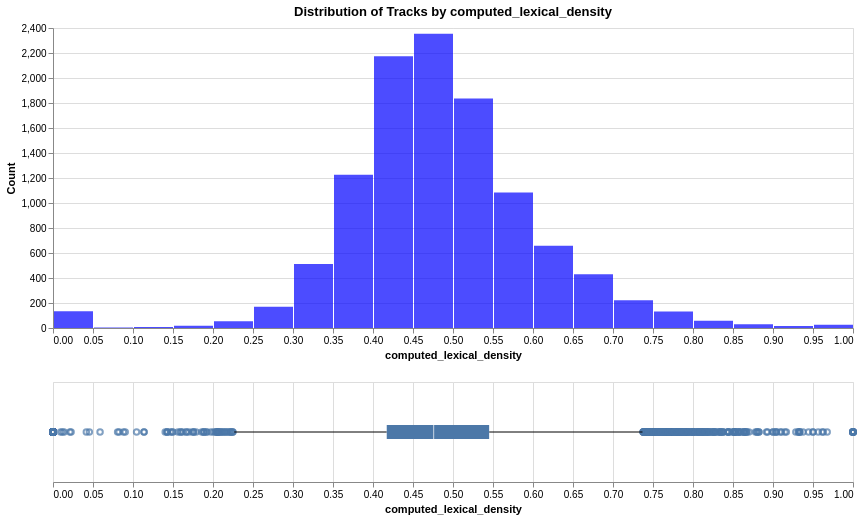

Notebook cell for this chart:
### Markdown cell above
By analyzing some of the tracks, there seems to be a lot of errors. As the mean difference and variance of the original lexical_density and the one computed is small (check tracks_analysis), the one computed will take place.

### Code cell
import re

def compute_lexical_density_regex(lyrics):
    if pd.isna(lyrics):
        return 0
    
    all_tokens = re.findall(r"[^\W\d_]+(?:['’-][^\W\d_]+)*", lyrics.lower(), flags=re.UNICODE)
    
    all_words = all_tokens 
    
    total_words = len(all_words)
    if total_words == 0:
        return 0
    
    unique_words = len(set(all_words)) # Count of unique words
    
    return unique_words / total_words

df_cleaned['computed_lexical_density'] = df_cleaned['lyrics'].apply(compute_lexical_density_regex)

analyze_distribution(df_cleaned, 'computed_lexical_density', 'computed_lexical_density', 'blue')

### Figure 1 — Vega specification as saved in the notebook (floating-point values rounded to 4 significant figures; data arrays with more than 128 entries replaced by an {"elided": "..."} marker saying what was removed)
{"$schema": "https://vega.github.io/schema/vega/v5.json", "data": [{"name": "source_0"}, {"name": "data_0", "values": [{"__count": 1837, "bin_maxbins_10_computed_lexical_density": 0.5, "bin_maxbins_10_computed_lexical_density_end": 0.6, "bin_maxbins_40_computed_lexical_density": 0.5, "bin_maxbins_40_computed_lexical_density_end": 0.55}, {"__count": 2355, "bin_maxbins_10_computed_lexical_density": 0.4, "bin_maxbins_10_computed_lexical_density_end": 0.5, "bin_maxbins_40_computed_lexical_density": 0.45, "bin_maxbins_40_computed_lexical_density_end": 0.5}, {"__count": 1084, "bin_maxbins_10_computed_lexical_density": 0.5, "bin_maxbins_10_computed_lexical_density_end": 0.6, "bin_maxbins_40_computed_lexical_density": 0.55, "bin_maxbins_40_computed_lexical_density_end": 0.6}, {"__count": 1227, "bin_maxbins_10_computed_lexical_density": 0.3, "bin_maxbins_10_computed_lexical_density_end": 0.4, "bin_maxbins_40_computed_lexical_density": 0.35, "bin_maxbins_40_computed_lexical_density_end": 0.4}, {"__count": 170, "bin_maxbins_10_computed_lexical_density": 0.2, "bin_maxbins_10_computed_lexical_density_end": 0.3, "bin_maxbins_40_computed_lexical_density": 0.25, "bin_maxbins_40_computed_lexical_density_end": 0.3}, {"__count": 2175, "bin_maxbins_10_computed_lexical_density": 0.4, "bin_maxbins_10_computed_lexical_density_end": 0.5, "bin_maxbins_40_computed_lexical_density": 0.4, "bin_maxbins_40_computed_lexical_density_end": 0.45}, {"__count": 430, "bin_maxbins_10_computed_lexical_density": 0.6, "bin_maxbins_10_computed_lexical_density_end": 0.7, "bin_maxbins_40_computed_lexical_density": 0.65, "bin_maxbins_40_computed_lexical_density_end": 0.7}, {"__count": 512, "bin_maxbins_10_computed_lexical_density": 0.3, "bin_maxbins_10_computed_lexical_density_end": 0.4, "bin_maxbins_40_computed_lexical_density": 0.3, "bin_maxbins_40_computed_lexical_density_end": 0.35}, {"__count": 658, "bin_maxbins_10_computed_lexical_density": 0.6, "bin_maxbins_10_computed_lexical_density_end": 0.7, "bin_maxbins_40_computed_lexical_density": 0.6, "bin_maxbins_40_computed_lexical_density_end": 0.65}, {"__count": 55, "bin_maxbins_10_computed_lexical_density": 0.2, "bin_maxbins_10_computed_lexical_density_end": 0.3, "bin_maxbins_40_computed_lexical_density": 0.2, "bin_maxbins_40_computed_lexical_density_end": 0.25}, {"__count": 222, "bin_maxbins_10_computed_lexical_density": 0.7, "bin_maxbins_10_computed_lexical_density_end": 0.8, "bin_maxbins_40_computed_lexical_density": 0.7, "bin_maxbins_40_computed_lexical_density_end": 0.75}, {"__count": 133, "bin_maxbins_10_computed_lexical_density": 0.7, "bin_maxbins_10_computed_lexical_density_end": 0.8, "bin_maxbins_40_computed_lexical_density": 0.75, "bin_maxbins_40_computed_lexical_density_end": 0.8}, {"__count": 135, "bin_maxbins_10_computed_lexical_density": 0.0, "bin_maxbins_10_computed_lexical_density_end": 0.1, "bin_maxbins_40_computed_lexical_density": 0.0, "bin_maxbins_40_computed_lexical_density_end": 0.05}, {"__count": 9, "bin_maxbins_10_computed_lexical_density": 0.1, "bin_maxbins_10_computed_lexical_density_end": 0.2, "bin_maxbins_40_computed_lexical_density": 0.1, "bin_maxbins_40_computed_lexical_density_end": 0.15}, {"__count": 59, "bin_maxbins_10_computed_lexical_density": 0.8, "bin_maxbins_10_computed_lexical_density_end": 0.9, "bin_maxbins_40_computed_lexical_density": 0.8, "bin_maxbins_40_computed_lexical_density_end": 0.85}, {"__count": 19, "bin_maxbins_10_computed_lexical_density": 0.1, "bin_maxbins_10_computed_lexical_density_end": 0.2, "bin_maxbins_40_computed_lexical_density": 0.15, "bin_maxbins_40_computed_lexical_density_end": 0.2}, {"__count": 30, "bin_maxbins_10_computed_lexical_density": 0.8, "bin_maxbins_10_computed_lexical_density_end": 0.9, "bin_maxbins_40_computed_lexical_density": 0.85, "bin_maxbins_40_computed_lexical_density_end": 0.9}, {"__count": 17, "bin_maxbins_10_computed_lexical_density": 0.9, "bin_maxbins_10_computed_lexical_density_end": 1.0, "bin_maxbins_40_computed_lexical_density": 0.9, "bin_maxbins_40_computed_lexical_density_end": 0.95}, {"__count": 26, "bin_maxbins_10_computed_lexical_density": 0.9, "bin_maxbins_10_computed_lexical_density_end": 1.0, "bin_maxbins_40_computed_lexical_density": 0.95, "bin_maxbins_40_computed_lexical_density_end": 1.0}, {"__count": 5, "bin_maxbins_10_computed_lexical_density": 0.0, "bin_maxbins_10_computed_lexical_density_end": 0.1, "bin_maxbins_40_computed_lexical_density": 0.05, "bin_maxbins_40_computed_lexical_density_end": 0.1}]}, {"name": "data_1"}, {"name": "data_2", "values": {"elided": "507 records"}}, {"name": "data_3"}, {"name": "data_4", "values": [{"lower_box_computed_lexical_density": 0.4172, "lower_whisker_computed_lexical_density": 0.2266, "max_computed_lexical_density": 0.7368}]}, {"name": "data_5", "values": [{"max_computed_lexical_density": 0.7368, "upper_box_computed_lexical_density": 0.5452, "upper_whisker_computed_lexical_density": 0.7368}]}, {"name": "data_6"}, {"name": "data_7", "values": [{"lower_box_computed_lexical_density": 0.4172, "max_computed_lexical_density": 1.0, "upper_box_computed_lexical_density": 0.5452}]}, {"name": "data_8", "values": [{"lower_box_computed_lexical_density": 0.4172, "max_computed_lexical_density": 1.0, "mid_box_computed_lexical_density": 0.4758, "upper_box_computed_lexical_density": 0.5452}]}, {"name": "data_0_concat_0_y_domain___count", "values": [{"min": 5, "max": 2355}]}], "signals": [{"name": "concat_0_bin_maxbins_40_computed_lexical_density_bins", "value": {"fields": ["computed_lexical_density"], "fname": "bin_computed_lexical_density", "start": 0.0, "step": 0.05, "stop": 1.0}}, {"name": "concat_0_height", "value": 300}, {"name": "concat_1_height", "value": 100}], "marks": [{"type": "group", "name": "concat_0_group", "encode": {"update": {"height": {"signal": "concat_0_height"}, "width": {"signal": "width"}}}, "marks": [{"type": "rect", "name": "concat_0_marks", "from": {"data": "data_0"}, "encode": {"update": {"x": {"field": "bin_maxbins_40_computed_lexical_density_end", "scale": "concat_0_x", "offset": {"signal": "0.5 + (abs(scale(\"concat_0_x\", datum[\"bin_maxbins_40_computed_lexical_density_end\"]) - scale(\"concat_0_x\", datum[\"bin_maxbins_40_computed_lexical_density\"])) < 0.25 ? 0.5 * (0.25 - (abs(scale(\"concat_0_x\", datum[\"bin_maxbins_40_computed_lexical_density_end\"]) - scale(\"concat_0_x\", datum[\"bin_maxbins_40_computed_lexical_density\"])))) : -0.5)"}}, "tooltip": {"signal": "{\"computed_lexical_density (binned)\": !isValid(datum[\"bin_maxbins_10_computed_lexical_density\"]) || !isFinite(+datum[\"bin_maxbins_10_computed_lexical_density\"]) ? \"null\" : format(datum[\"bin_maxbins_10_computed_lexical_density\"], \"\") + \" – \" + format(datum[\"bin_maxbins_10_computed_lexical_density_end\"], \"\"), \"Count of Records\": format(datum[\"__count\"], \"\")}"}, "fill": {"value": "blue"}, "opacity": {"value": 0.7}, "x2": {"field": "bin_maxbins_40_computed_lexical_density", "scale": "concat_0_x", "offset": {"signal": "0.5 + (abs(scale(\"concat_0_x\", datum[\"bin_maxbins_40_computed_lexical_density_end\"]) - scale(\"concat_0_x\", datum[\"bin_maxbins_40_computed_lexical_density\"])) < 0.25 ? -0.5 * (0.25 - (abs(scale(\"concat_0_x\", datum[\"bin_maxbins_40_computed_lexical_density_end\"]) - scale(\"concat_0_x\", datum[\"bin_maxbins_40_computed_lexical_density\"])))) : 0.5)"}}, "y2": {"value": 0, "scale": "concat_0_y"}, "y": {"field": "__count", "scale": "concat_0_y"}}}, "style": ["bar"]}], "axes": [{"scale": "concat_0_y", "grid": true, "orient": "left", "labels": false, "zindex": 0, "maxExtent": 0, "minExtent": 0, "tickCount": {"signal": "ceil(concat_0_height/40)"}, "aria": false, "ticks": false, "gridScale": "concat_0_x", "domain": false}, {"scale": "concat_0_x", "title": "computed_lexical_density", "labelFlush": true, "labelOverlap": true, "tickCount": {"signal": "ceil(width/10)"}, "zindex": 0, "orient": "bottom", "grid": false}, {"scale": "concat_0_y", "orient": "left", "labelOverlap": true, "zindex": 0, "grid": false, "tickCount": {"signal": "ceil(concat_0_height/40)"}, "title": "Count"}], "title": {"text": "Distribution of Tracks by computed_lexical_density", "frame": "group"}, "style": "cell"}, {"type": "group", "name": "concat_1_group", "encode": {"update": {"width": {"signal": "width"}, "height": {"signal": "concat_1_height"}}}, "signals": [{"name": "height", "update": "concat_1_height"}], "marks": [{"type": "symbol", "name": "concat_1_layer_0_layer_0_marks", "from": {"data": "data_2"}, "encode": {"update": {"fill": {"value": "transparent"}, "x": {"field": "computed_lexical_density", "scale": "concat_1_x"}, "opacity": {"value": 0.7}, "y": {"signal": "concat_1_height", "mult": 0.5}, "stroke": {"value": "#4c78a8"}}}, "style": ["point", "boxplot-outliers"]}, {"type": "rule", "name": "concat_1_layer_0_layer_1_layer_0_marks", "from": {"data": "data_4"}, "encode": {"update": {"x": {"field": "lower_whisker_computed_lexical_density", "scale": "concat_1_x"}, "tooltip": {"signal": "format(datum[\"max_computed_lexical_density\"], \"\")"}, "x2": {"field": "lower_box_computed_lexical_density", "scale": "concat_1_x"}, "stroke": {"value": "black"}, "y": {"signal": "concat_1_height", "mult": 0.5}}}, "aria": false, "style": ["rule", "boxplot-rule"]}, {"type": "rule", "name": "concat_1_layer_0_layer_1_layer_1_marks", "from": {"data": "data_5"}, "encode": {"update": {"x2": {"field": "upper_whisker_computed_lexical_density", "scale": "concat_1_x"}, "stroke": {"value": "black"}, "tooltip": {"signal": "format(datum[\"max_computed_lexical_density\"], \"\")"}, "x": {"field": "upper_box_computed_lexical_density", "scale": "concat_1_x"}, "y": {"signal": "concat_1_height", "mult": 0.5}}}, "style": ["rule", "boxplot-rule"], "aria": false}, {"type": "rect", "name": "concat_1_layer_1_layer_0_marks", "from": {"data": "data_7"}, "encode": {"update": {"x": {"field": "lower_box_computed_lexical_density", "scale": "concat_1_x"}, "tooltip": {"signal": "format(datum[\"max_computed_lexical_density\"], \"\")"}, "height": {"value": 14}, "x2": {"field": "upper_box_computed_lexical_density", "scale": "concat_1_x"}, "yc": {"signal": "concat_1_height", "mult": 0.5}, "fill": {"value": "#4c78a8"}}}, "style": ["bar", "boxplot-box"]}, {"type": "rect", "name": "concat_1_layer_1_layer_1_marks", "from": {"data": "data_8"}, "encode": {"update": {"yc": {"signal": "concat_1_height", "mult": 0.5}, "opacity": {"value": 0.7}, "width": {"value": 1}, "height": {"value": 14}, "fill": [{"value": "#4c78a8", "test": "datum['lower_box_computed_lexical_density'] >= datum['upper_box_computed_lexical_density']"}, {"value": "white"}], "tooltip": {"signal": "format(datum[\"max_computed_lexical_density\"], \"\")"}, "xc": {"field": "mid_box_computed_lexical_density", "scale": "concat_1_x"}}}, "aria": false, "style": ["tick", "boxplot-median"]}], "axes": [{"scale": "concat_1_x", "orient": "bottom", "minExtent": 0, "grid": true, "domain": false, "ticks": false, "zindex": 0, "maxExtent": 0, "labels": false, "aria": false, "tickCount": {"signal": "ceil(width/40)"}}, {"scale": "concat_1_x", "grid": false, "labelFlush": true, "title": "computed_lexical_density", "orient": "bottom", "labelOverlap": true, "tickCount": {"signal": "ceil(width/40)"}, "zindex": 0}], "style": "cell"}], "scales": [{"name": "concat_0_x", "type": "linear", "domain": {"signal": "[concat_0_bin_maxbins_40_computed_lexical_density_bins.start, concat_0_bin_maxbins_40_computed_lexical_density_bins.stop]"}, "range": [0, {"signal": "width"}], "bins": {"signal": "concat_0_bin_maxbins_40_computed_lexical_density_bins"}, "zero": false}, {"name": "concat_0_y", "type": "linear", "domain": [{"signal": "(data(\"data_0_concat_0_y_domain___count\")[0] || {}).min"}, {"signal": "(data(\"data_0_concat_0_y_domain___count\")[0] || {}).max"}], "range": [{"signal": "concat_0_height"}, 0], "nice": true, "zero": true}, {"name": "concat_1_x", "type": "linear", "domain": {"fields": [{"data": "data_2", "field": "computed_lexical_density"}, {"data": "data_4", "field": "lower_whisker_computed_lexical_density"}, {"data": "data_4", "field": "lower_box_computed_lexical_density"}, {"data": "data_5", "field": "upper_box_computed_lexical_density"}, {"data": "data_5", "field": "upper_whisker_computed_lexical_density"}, {"data": "data_7", "field": "lower_box_computed_lexical_density"}, {"data": "data_7", "field": "upper_box_computed_lexical_density"}, {"data": "data_8", "field": "mid_box_computed_lexical_density"}]}, "range": [0, {"signal": "width"}], "zero": true, "nice": true}], "padding": 5, "layout": {"padding": 20, "columns": 1, "bounds": "full", "align": "each"}, "background": "white", "width": 800}
